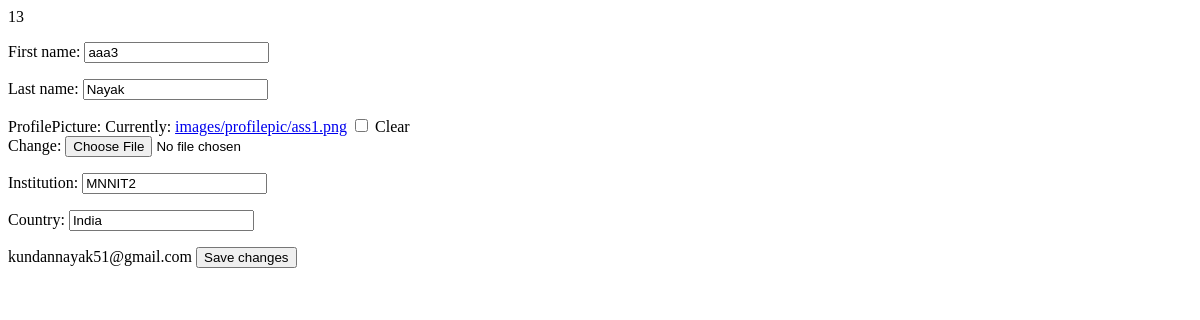
The page /profile/editprofile/13/ (signed in) on the database as committed earlier.
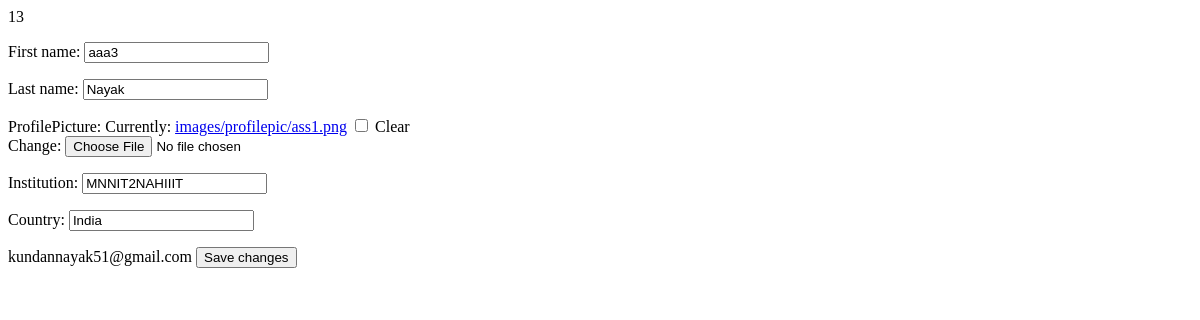
The same page on the database as committed later.
### Profile/models.py (models this page shows, shortened)
class Profile(models.Model):
    user = models.OneToOneField(User,on_delete=models.CASCADE)
    institution = models.CharField(max_length = 50, default = "", blank = True)
    country = models.CharField(max_length = 30, default = "", blank = True)
    rating = models.FloatField(default = 0.0,)
    profilePicture = models.ImageField(default = "", blank = True,upload_to='images/profilepic')
    noOfSubmissions = models.IntegerField(default = 0)
    probSolved = models.CharField(max_length=20000,default = "", blank = True)
    probAttemped = models.CharField(max_length=20000,default = "", blank = True)
    '''def create_profile(sender, **kwargs):
        user = kwargs["instance"]
        if kwargs["created"]:
            user_profile = UserProfile(user=user)
            user_profile.save()

    post_save.connect(create_profile, sender=User)

    def __unicode__(self):
        return self.user.username'''

### Profile/views.py (the view)
# urls.py: url(r'^editprofile/(?P<user_id>[a-zA-Z0-9]+)/$', users_views.update_profile, name='editProfile'),
@login_required
@transaction.atomic
def update_profile(request,user_id):
    if request.method == 'POST':
        user_form = UserForm(request.POST,request.FILES,instance=request.user)
        profile_form = ProfileForm(request.POST,request.FILES, instance=request.user.profile)
        if user_form.is_valid() and profile_form.is_valid():
            user_form.save()
            profile_form.save()
            messages.success(request, ('Your profile was successfully updated!'))
            return redirect('Profile:userprofile', user_id=user_id)
        else:
            messages.error(request, ('Please correct the error below.'))
    else:
        user_form = UserForm(instance=request.user)
        profile_form = ProfileForm(instance=request.user.profile)
    return render(request, 'editprofile.html', {
        'user_form': user_form,
        'profile_form': profile_form
    })

### Profile/forms.py
class UserForm(forms.ModelForm):
    class Meta:
        model = User
        fields = ('first_name','last_name')

class ProfileForm(forms.ModelForm):
    class Meta:
        model = Profile
        fields = ('profilePicture', 'institution', 'country')

### templates/editprofile.html (shortened to what this page needs)
<form method="post" enctype="multipart/form-data">
    {{ user.id }}
  {{ user_form.as_p }}
  {{ profile_form.as_p }}
    {{ user.email }}
  <button type="submit">Save changes</button>
</form>

Rows that differ between the two databases and show on the page:
changed Profile "India": institution "MNNIT2" → "MNNIT2NAHIIIT"
